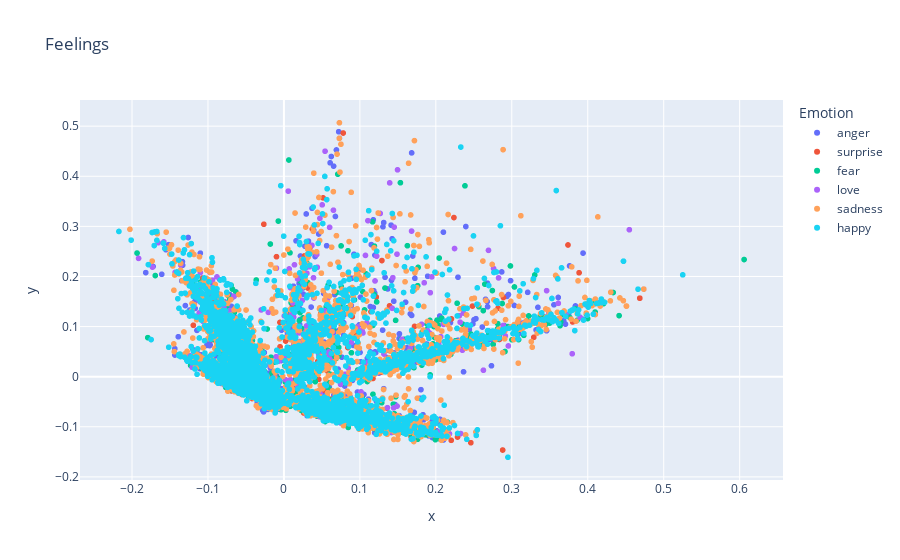

The notebook cell this image was saved under:
### Code cell
hero.scatterplot(train, col='pca_tfidf_clean_text', color='Emotion', title="Feelings")

### Figure 1 — Plotly figure (JSON) as saved in the notebook; plotly's stock layout.template omitted (floating-point values rounded to 4 significant figures; data arrays with more than 128 entries replaced by an {"elided": "..."} marker saying what was removed)
{"data": [{"hovertemplate": "Emotion=anger<br>x=%{x}<br>y=%{y}<extra></extra>", "legendgroup": "anger", "marker": {"color": "#636efa", "symbol": "circle"}, "mode": "markers", "name": "anger", "showlegend": true, "type": "scattergl", "x": {"elided": "2245 float values"}, "xaxis": "x", "y": {"elided": "2245 float values"}, "yaxis": "y"}, {"hovertemplate": "Emotion=surprise<br>x=%{x}<br>y=%{y}<extra></extra>", "legendgroup": "surprise", "marker": {"color": "#EF553B", "symbol": "circle"}, "mode": "markers", "name": "surprise", "showlegend": true, "type": "scattergl", "x": {"elided": "659 float values"}, "xaxis": "x", "y": {"elided": "659 float values"}, "yaxis": "y"}, {"hovertemplate": "Emotion=fear<br>x=%{x}<br>y=%{y}<extra></extra>", "legendgroup": "fear", "marker": {"color": "#00cc96", "symbol": "circle"}, "mode": "markers", "name": "fear", "showlegend": true, "type": "scattergl", "x": {"elided": "1989 float values"}, "xaxis": "x", "y": {"elided": "1989 float values"}, "yaxis": "y"}, {"hovertemplate": "Emotion=love<br>x=%{x}<br>y=%{y}<extra></extra>", "legendgroup": "love", "marker": {"color": "#ab63fa", "symbol": "circle"}, "mode": "markers", "name": "love", "showlegend": true, "type": "scattergl", "x": {"elided": "1231 float values"}, "xaxis": "x", "y": {"elided": "1231 float values"}, "yaxis": "y"}, {"hovertemplate": "Emotion=sadness<br>x=%{x}<br>y=%{y}<extra></extra>", "legendgroup": "sadness", "marker": {"color": "#FFA15A", "symbol": "circle"}, "mode": "markers", "name": "sadness", "showlegend": true, "type": "scattergl", "x": {"elided": "4699 float values"}, "xaxis": "x", "y": {"elided": "4699 float values"}, "yaxis": "y"}, {"hovertemplate": "Emotion=happy<br>x=%{x}<br>y=%{y}<extra></extra>", "legendgroup": "happy", "marker": {"color": "#19d3f3", "symbol": "circle"}, "mode": "markers", "name": "happy", "showlegend": true, "type": "scattergl", "x": {"elided": "5272 float values"}, "xaxis": "x", "y": {"elided": "5272 float values"}, "yaxis": "y"}], "layout": {"legend": {"title": {"text": "Emotion"}, "tracegroupgap": 0}, "title": {"text": "Feelings"}, "xaxis": {"anchor": "y", "domain": [0, 1], "title": {"text": "x"}}, "yaxis": {"anchor": "x", "domain": [0, 1], "title": {"text": "y"}}}}
